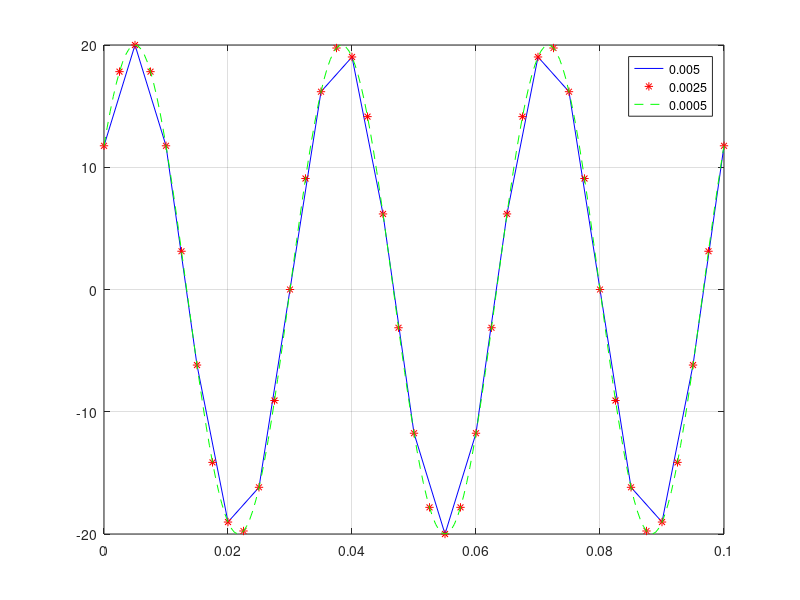
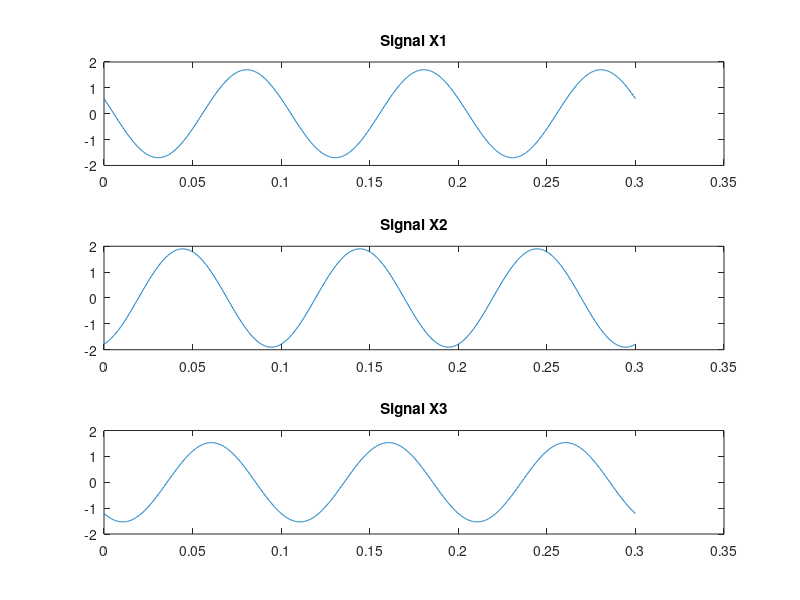
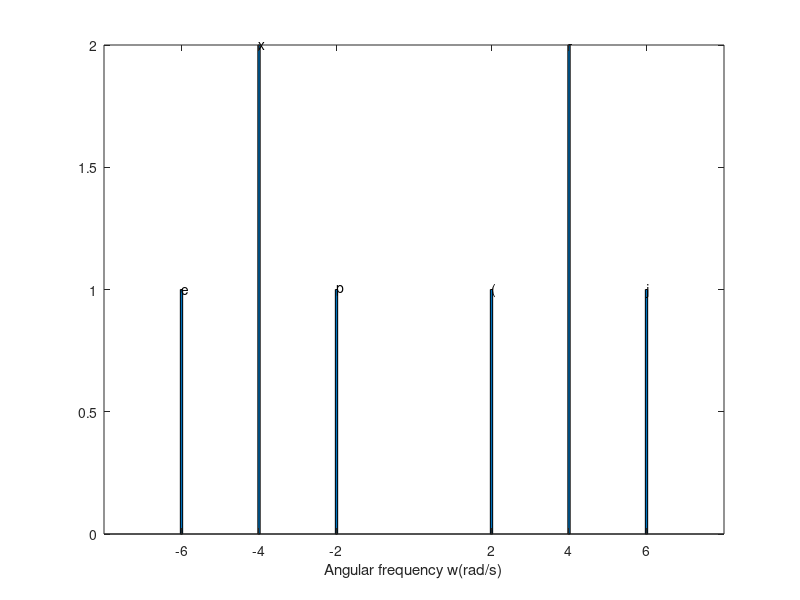
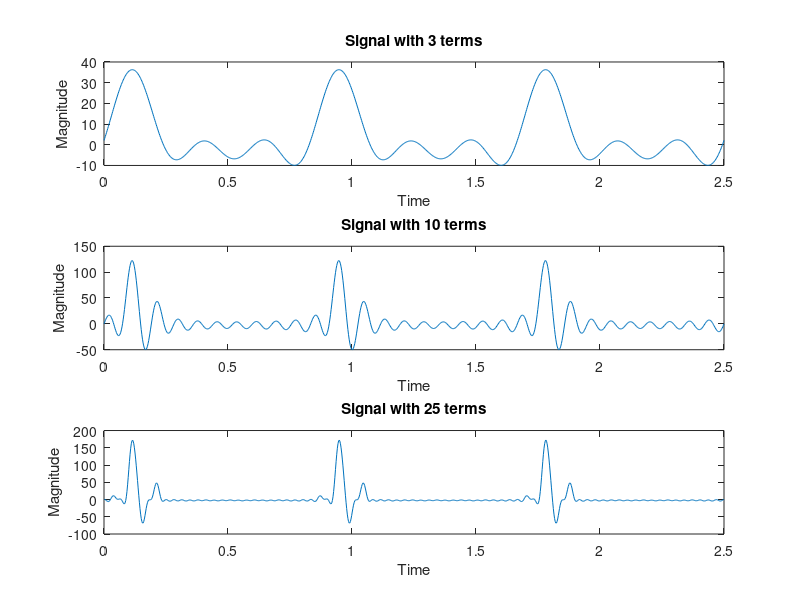

Source code (MATLAB) for these figures, in order:
%% Question 1
% sampling periods
ts1 = 0.005;
ts2 = 0.0025;
ts3 = 0.0005;

% period of signal
T = 1/30;

% defining time vectors and plotting for 1
t1 = 0:ts1:T*3;
z1 = 20*cos(2*pi*(30)*t1-0.3*pi);
plot(t1,real(z1),"b");
grid on
hold on

% defining time vectors and plotting for 2

t2 = 0:ts2:T*3;
z2 = 20*cos(2*pi*(30)*t2-0.3*pi);
plot(t2,real(z2),"r*");

% defining time vectors and plotting for 3

t3 = 0:ts3:T*3;
z3 = 20*cos(2*pi*(30)*t3-0.3*pi);
plot(t3,real(z3),"g--");
legend("0.005","0.0025","0.0005")
hold off

%% Question 2
% adding sinusoids 𝑥1(𝑡) = 1.7cos (20𝜋𝑡 + 70𝜋/180) and 𝑥2(𝑡) = 1.9cos (20𝜋𝑡 + 200𝜋/180).
t1 = linspace(0,0.3,1000);
x1 = 1.7*cos(20*pi*t1+(70*pi/180));
y1 = real(x1);
figure
subplot(3,1,1)
plot(t1,y1)
title("Signal X1")

t2 = linspace(0,0.3,1000);
x2 = 1.9*cos(20*pi*t2 + 200*pi/180);
y2 = real(x2);
subplot(3,1,2)
plot(t2,y2)
title("Signal X2")

t3 = linspace(0,0.3,1000);
y3 = y1 + y2;
subplot(3,1,3);
plot(t3,y3);
title("Signal X3")

%% Question 3
% Plot spectrum of sinusoids (bar, instead of stem plot please)
tt = -10:0.01:10; %time is in seconds
kk=2;
zz = kk*cos(kk*tt);
kk=4;
zz = zz + kk*cos(kk*tt - pi/3);
kk=6;
zz = zz + real(2*exp(j*pi/4)*exp(j*kk*tt));

% a) Write a formula for z(t) in terms of sinusoids in standard form, that is, z(t)= A0 + ∑k Ak cos(ωkt +φk)
% z(t) = 2*cos(2*pi*t) + 4*cos(4*pi*t - π/3) + 2*cos(6*pi*t + pi/4)

% b
freq=[-6,-4,-2,2,4,6];
signal=[exp(-j*pi/4) 2*exp(j*(pi/3)) 1 1 2*exp(-j*pi/3) exp(j*(pi/4))];
figure
bar(freq,abs(signal),0.03)
labels=["exp(-j*pi/4)" "2*exp(j*(pi/3))" "1" "1" "2*exp(-j*pi/3)" "exp(j*(pi/4))"];
%using for loop to label all the complex amplitudes
for i=1:length(freq)
xpos=freq(i);
ypos=abs(signal(i));
llabels=labels(i);
text(xpos,ypos,llabels)
end
xlabel('Angular frequency w(rad/s)')

%% Question 4

Mag = [8 12.434 10.775 9.121 8.77 10.053 12.066 13.924 15.069 15.143 14.021 11.911 9.361 7.112 5.732 5.121 4.701 4.115 3.3 2.283 1.129 0.555 1.489 2.250 2.540 2.349];
Phase =[0 0.912 1.769 2.513 3.165 3.902 4.80 5.799 0.533 1.593 2.610 3.585 4.489 5.295 6.029 0.531 1.459 2.519 3.670 4.886 6.261 2.713 4.555 5.745 0.545 1.579];
f0 = 1.2;
t0 = 1/f0;
t = linspace(0,3*t0,1000);
DC = Mag(1)/2;
N = [3 10 25];
figure
for i = 1: length(N)
    n = N(i);
    a = DC;
    for k = 1:n
        a = a + Mag(1+k)*cos(2*pi*f0*k*t-Phase(k+1));
    end
    subplot(3,1,i)
    plot(t,a)
    xlabel('Time')
    ylabel('Magnitude')
    title(sprintf('Signal with %d terms',n))
end